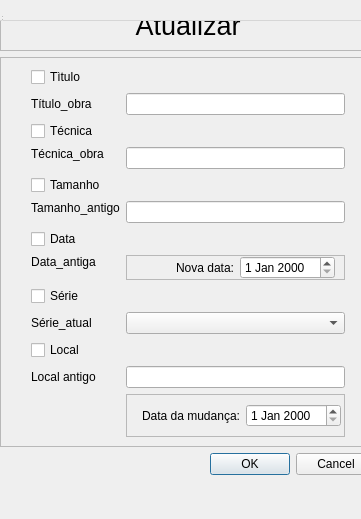
<?xml version="1.0" encoding="UTF-8"?>
<ui version="4.0">
 <class>Dialog</class>
 <widget class="QDialog" name="Dialog">
  <property name="geometry">
   <rect>
    <x>0</x>
    <y>0</y>
    <width>361</width>
    <height>519</height>
   </rect>
  </property>
  <property name="windowTitle">
   <string>MainWindow</string>
  </property>
  <widget class="QWidget" name="centralwidget">
   <layout class="QGridLayout" name="gridLayout">
    <item row="0" column="0">
     <widget class="QFrame" name="frame_2">
      <property name="sizePolicy">
       <sizepolicy hsizetype="Preferred" vsizetype="Maximum">
        <horstretch>0</horstretch>
        <verstretch>0</verstretch>
       </sizepolicy>
      </property>
      <property name="frameShape">
       <enum>QFrame::StyledPanel</enum>
      </property>
      <property name="frameShadow">
       <enum>QFrame::Raised</enum>
      </property>
      <layout class="QVBoxLayout" name="verticalLayout">
       <item>
        <widget class="QLabel" name="label_4">
         <property name="font">
          <font>
           <pointsize>20</pointsize>
          </font>
         </property>
         <property name="text">
          <string>Atualizar</string>
         </property>
         <property name="alignment">
          <set>Qt::AlignHCenter|Qt::AlignTop</set>
         </property>
        </widget>
       </item>
      </layout>
     </widget>
    </item>
    <item row="2" column="0">
     <widget class="QFrame" name="frame">
      <property name="frameShape">
       <enum>QFrame::StyledPanel</enum>
      </property>
      <property name="frameShadow">
       <enum>QFrame::Raised</enum>
      </property>
      <layout class="QFormLayout" name="formLayout">
       <property name="labelAlignment">
        <set>Qt::AlignBottom|Qt::AlignLeading|Qt::AlignLeft</set>
       </property>
       <property name="formAlignment">
        <set>Qt::AlignCenter</set>
       </property>
       <property name="leftMargin">
        <number>30</number>
       </property>
       <property name="rightMargin">
        <number>30</number>
       </property>
       <item row="0" column="0">
        <widget class="QCheckBox" name="checkBox_tituloedit">
         <property name="text">
          <string>Tìtulo</string>
         </property>
        </widget>
       </item>
       <item row="1" column="0">
        <widget class="QLabel" name="Titulo_antigo">
         <property name="text">
          <string>Título_obra</string>
         </property>
        </widget>
       </item>
       <item row="1" column="1">
        <widget class="QLineEdit" name="lineEdit_tituloedit"/>
       </item>
       <item row="2" column="0">
        <widget class="QCheckBox" name="checkBox_tecnicaedit">
         <property name="text">
          <string>Técnica</string>
         </property>
        </widget>
       </item>
       <item row="3" column="0">
        <widget class="QLabel" name="Tecnica_antiga">
         <property name="sizePolicy">
          <sizepolicy hsizetype="Preferred" vsizetype="Maximum">
           <horstretch>0</horstretch>
           <verstretch>0</verstretch>
          </sizepolicy>
         </property>
         <property name="text">
          <string>Técnica_obra</string>
         </property>
         <property name="alignment">
          <set>Qt::AlignHCenter|Qt::AlignTop</set>
         </property>
        </widget>
       </item>
       <item row="3" column="1">
        <widget class="QLineEdit" name="lineEdit_tecnicaedit"/>
       </item>
       <item row="4" column="0">
        <widget class="QCheckBox" name="checkBox_tamanhoedit">
         <property name="text">
          <string>Tamanho</string>
         </property>
        </widget>
       </item>
       <item row="5" column="0">
        <widget class="QLabel" name="Tamanho_antigo">
         <property name="sizePolicy">
          <sizepolicy hsizetype="Preferred" vsizetype="Maximum">
           <horstretch>0</horstretch>
           <verstretch>0</verstretch>
          </sizepolicy>
         </property>
         <property name="text">
          <string>Tamanho_antigo</string>
         </property>
         <property name="alignment">
          <set>Qt::AlignHCenter|Qt::AlignTop</set>
         </property>
        </widget>
       </item>
       <item row="5" column="1">
        <widget class="QLineEdit" name="lineEdit_tamanhoedit"/>
       </item>
       <item row="6" column="0">
        <widget class="QCheckBox" name="checkBox_dataedit">
         <property name="text">
          <string>Data</string>
         </property>
        </widget>
       </item>
       <item row="7" column="0">
        <widget class="QLabel" name="Data_antiga">
         <property name="sizePolicy">
          <sizepolicy hsizetype="Preferred" vsizetype="Maximum">
           <horstretch>0</horstretch>
           <verstretch>0</verstretch>
          </sizepolicy>
         </property>
         <property name="text">
          <string>Data_antiga</string>
         </property>
         <property name="alignment">
          <set>Qt::AlignCenter</set>
         </property>
         <property name="margin">
          <number>2</number>
         </property>
        </widget>
       </item>
       <item row="7" column="1">
        <widget class="QFrame" name="frame_5">
         <property name="frameShape">
          <enum>QFrame::StyledPanel</enum>
         </property>
         <property name="frameShadow">
          <enum>QFrame::Raised</enum>
         </property>
         <layout class="QGridLayout" name="gridLayout_2">
          <property name="topMargin">
           <number>0</number>
          </property>
          <property name="bottomMargin">
           <number>0</number>
          </property>
          <item row="0" column="2">
           <widget class="QDateEdit" name="dateEdit">
            <property name="sizePolicy">
             <sizepolicy hsizetype="Maximum" vsizetype="Fixed">
              <horstretch>0</horstretch>
              <verstretch>0</verstretch>
             </sizepolicy>
            </property>
           </widget>
          </item>
          <item row="0" column="0">
           <widget class="QLabel" name="label_3">
            <property name="text">
             <string>Nova data:</string>
            </property>
            <property name="alignment">
             <set>Qt::AlignRight|Qt::AlignTrailing|Qt::AlignVCenter</set>
            </property>
           </widget>
          </item>
         </layout>
        </widget>
       </item>
       <item row="8" column="0">
        <widget class="QCheckBox" name="checkBox_serieedit">
         <property name="text">
          <string>Série</string>
         </property>
        </widget>
       </item>
       <item row="9" column="0">
        <widget class="QLabel" name="Serie_atual">
         <property name="text">
          <string>Série_atual</string>
         </property>
        </widget>
       </item>
       <item row="10" column="0">
        <widget class="QCheckBox" name="checkBox_localedit">
         <property name="text">
          <string>Local</string>
         </property>
         <property name="checkable">
          <bool>true</bool>
         </property>
         <property name="checked">
          <bool>false</bool>
         </property>
        </widget>
       </item>
       <item row="11" column="0">
        <widget class="QLabel" name="Local_antigo">
         <property name="text">
          <string>Local antigo</string>
         </property>
        </widget>
       </item>
       <item row="11" column="1">
        <widget class="QLineEdit" name="lineEdit_localedit"/>
       </item>
       <item row="12" column="1">
        <widget class="QFrame" name="frame_4">
         <property name="sizePolicy">
          <sizepolicy hsizetype="Minimum" vsizetype="Fixed">
           <horstretch>0</horstretch>
           <verstretch>0</verstretch>
          </sizepolicy>
         </property>
         <property name="maximumSize">
          <size>
           <width>3000</width>
           <height>400</height>
          </size>
         </property>
         <property name="layoutDirection">
          <enum>Qt::LeftToRight</enum>
         </property>
         <property name="frameShape">
          <enum>QFrame::StyledPanel</enum>
         </property>
         <property name="frameShadow">
          <enum>QFrame::Raised</enum>
         </property>
         <layout class="QFormLayout" name="formLayout_2">
          <property name="labelAlignment">
           <set>Qt::AlignRight|Qt::AlignTrailing|Qt::AlignVCenter</set>
          </property>
          <property name="formAlignment">
           <set>Qt::AlignRight|Qt::AlignTop|Qt::AlignTrailing</set>
          </property>
          <property name="horizontalSpacing">
           <number>6</number>
          </property>
          <property name="rightMargin">
           <number>9</number>
          </property>
          <item row="0" column="1">
           <widget class="QDateEdit" name="dateEdit_local">
            <property name="sizePolicy">
             <sizepolicy hsizetype="Fixed" vsizetype="Fixed">
              <horstretch>0</horstretch>
              <verstretch>0</verstretch>
             </sizepolicy>
            </property>
           </widget>
          </item>
          <item row="0" column="0">
           <widget class="QLabel" name="label_2">
            <property name="text">
             <string>Data da mudança:</string>
            </property>
           </widget>
          </item>
         </layout>
        </widget>
       </item>
       <item row="9" column="1">
        <widget class="QComboBox" name="comboBox_serielist"/>
       </item>
      </layout>
     </widget>
    </item>
    <item row="3" column="0">
     <widget class="QDialogButtonBox" name="buttonBox">
      <property name="standardButtons">
       <set>QDialogButtonBox::Cancel|QDialogButtonBox::Ok</set>
      </property>
     </widget>
    </item>
   </layout>
  </widget>
  <widget class="QMenuBar" name="menubar">
   <property name="geometry">
    <rect>
     <x>0</x>
     <y>0</y>
     <width>361</width>
     <height>21</height>
    </rect>
   </property>
  </widget>
  <widget class="QStatusBar" name="statusbar"/>
 </widget>
 <resources/>
 <connections/>
</ui>
